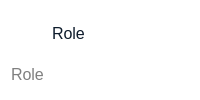
                       <widget class="QFrame" name="verticalFrame">
                        <property name="sizePolicy">
                         <sizepolicy hsizetype="Preferred" vsizetype="Fixed">
                          <horstretch>0</horstretch>
                          <verstretch>0</verstretch>
                         </sizepolicy>
                        </property>
                        <property name="styleSheet">
                         <string notr="true">QLabel{
	color: rgb(14, 28, 44);
	background-color: none;
}
QFrame{
background-color: rgb(255, 255, 255);
border-radius: 10px;
}
QLineEdit{
border: none;
background-color: rgb(255, 255, 255);
}</string>
                        </property>
                        <layout class="QVBoxLayout" name="verticalLayout_5">
                         <property name="leftMargin">
                          <number>9</number>
                         </property>
                         <property name="topMargin">
                          <number>9</number>
                         </property>
                         <property name="rightMargin">
                          <number>9</number>
                         </property>
                         <property name="bottomMargin">
                          <number>9</number>
                         </property>
                         <item>
                          <widget class="QFrame" name="frame">
                           <property name="sizePolicy">
                            <sizepolicy hsizetype="Preferred" vsizetype="Fixed">
                             <horstretch>0</horstretch>
                             <verstretch>0</verstretch>
                            </sizepolicy>
                           </property>
                           <layout class="QHBoxLayout" name="horizontalLayout_13">
                            <item>
                             <widget class="QLabel" name="label_7">
                              <property name="sizePolicy">
                               <sizepolicy hsizetype="Fixed" vsizetype="Fixed">
                                <horstretch>0</horstretch>
                                <verstretch>0</verstretch>
                               </sizepolicy>
                              </property>
                              <property name="maximumSize">
                               <size>
                                <width>28</width>
                                <height>28</height>
                               </size>
                              </property>
                              <property name="text">
                               <string/>
                              </property>
                              <property name="pixmap">
                               <pixmap resource="resources.qrc">:/resources/employee-icons/role.svg</pixmap>
                              </property>
                              <property name="scaledContents">
                               <bool>true</bool>
                              </property>
                             </widget>
                            </item>
                            <item>
                             <widget class="QLabel" name="label_11">
                              <property name="sizePolicy">
                               <sizepolicy hsizetype="Preferred" vsizetype="Fixed">
                                <horstretch>0</horstretch>
                                <verstretch>0</verstretch>
                               </sizepolicy>
                              </property>
                              <property name="font">
                               <font>
                                <pointsize>12</pointsize>
                               </font>
                              </property>
                              <property name="styleSheet">
                               <string notr="true">color: rgb(14, 28, 44);</string>
                              </property>
                              <property name="text">
                               <string>Role</string>
                              </property>
                             </widget>
                            </item>
                           </layout>
                          </widget>
                         </item>
                         <item>
                          <widget class="QLineEdit" name="role_lineEdit">
                           <property name="sizePolicy">
                            <sizepolicy hsizetype="Preferred" vsizetype="Fixed">
                             <horstretch>0</horstretch>
                             <verstretch>0</verstretch>
                            </sizepolicy>
                           </property>
                           <property name="font">
                            <font>
                             <pointsize>12</pointsize>
                            </font>
                           </property>
                           <property name="placeholderText">
                            <string>Role</string>
                           </property>
                          </widget>
                         </item>
                        </layout>
                       </widget>
